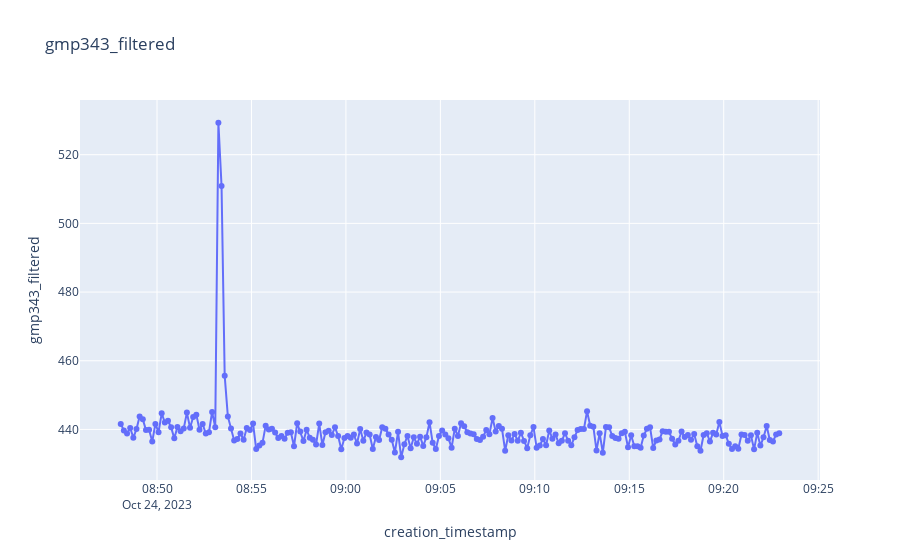
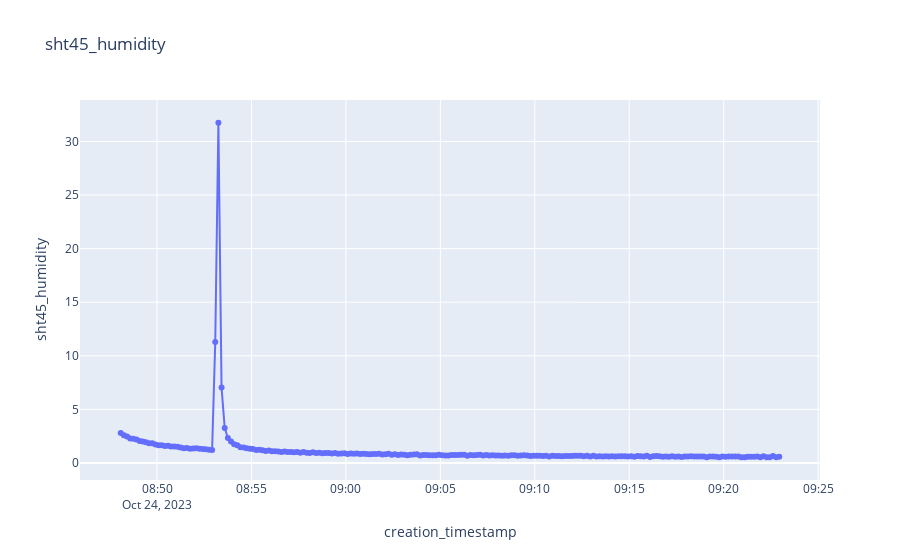

The notebook cell saved with these charts, in order:
### Markdown cell above
# ICOS Bottles with 0.2.0-beta.8

### Code cell
#400
start_date = datetime(2023, 10, 24, 11, 54, 0).replace(tzinfo=timezone.utc)
end_date = datetime(2023, 10, 24, 12, 29, 0).replace(tzinfo=timezone.utc)

df_p_400 = df.sort("creation_timestamp").filter(pl.col("creation_timestamp").is_between(start_date, end_date))

plot_sensor_measurement(df_p_400.collect(), col_name="gmp343_filtered")
plot_sensor_measurement(df_p_400.collect(), col_name="sht45_humidity")

#600
start_date = datetime(2023, 10, 24, 12, 36, 0).replace(tzinfo=timezone.utc)
end_date = datetime(2023, 10, 24, 13, 6, 0).replace(tzinfo=timezone.utc)

df_p_600 = df.filter(pl.col("creation_timestamp").is_between(start_date, end_date))

plot_sensor_measurement(df_p_600.collect(), col_name="gmp343_filtered")
plot_sensor_measurement(df_p_600.collect(), col_name="sht45_humidity")

### Figure 1 — Plotly figure (JSON) as saved in the notebook; plotly's stock layout.template omitted (floating-point values rounded to 4 significant figures; data arrays with more than 128 entries replaced by an {"elided": "..."} marker saying what was removed)
{"data": [{"hovertemplate": "creation_timestamp=%{x}<br>gmp343_filtered=%{y}<extra></extra>", "legendgroup": "", "line": {"color": "#636efa", "dash": "solid"}, "marker": {"symbol": "circle"}, "mode": "lines+markers", "name": "", "orientation": "v", "showlegend": false, "type": "scatter", "x": {"elided": "210 str values"}, "xaxis": "x", "y": {"elided": "210 float values"}, "yaxis": "y"}], "layout": {"legend": {"tracegroupgap": 0}, "title": {"text": "gmp343_filtered"}, "xaxis": {"anchor": "y", "domain": [0, 1], "title": {"text": "creation_timestamp"}}, "yaxis": {"anchor": "x", "domain": [0, 1], "title": {"text": "gmp343_filtered"}}}}

### Figure 2 — Plotly figure (JSON) as saved in the notebook; plotly's stock layout.template omitted (floating-point values rounded to 4 significant figures; data arrays with more than 128 entries replaced by an {"elided": "..."} marker saying what was removed)
{"data": [{"hovertemplate": "creation_timestamp=%{x}<br>sht45_humidity=%{y}<extra></extra>", "legendgroup": "", "line": {"color": "#636efa", "dash": "solid"}, "marker": {"symbol": "circle"}, "mode": "lines+markers", "name": "", "orientation": "v", "showlegend": false, "type": "scatter", "x": {"elided": "210 str values"}, "xaxis": "x", "y": {"elided": "210 float values"}, "yaxis": "y"}], "layout": {"legend": {"tracegroupgap": 0}, "title": {"text": "sht45_humidity"}, "xaxis": {"anchor": "y", "domain": [0, 1], "title": {"text": "creation_timestamp"}}, "yaxis": {"anchor": "x", "domain": [0, 1], "title": {"text": "sht45_humidity"}}}}
